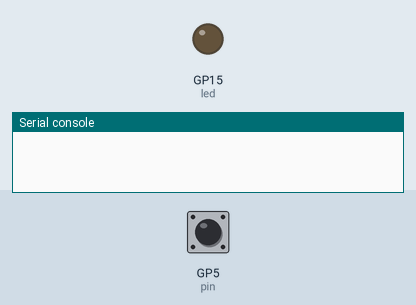
Recording of a program running on a simulated Raspberry Pi Pico running MicroPython. Shown: output pins drawn as LEDs (lit = HIGH), the last lines printed to the serial console. The test bench sets the inputs (shaded band); at power-on: GP5 (pin) HIGH.

Above: at 1.2 s.
1.3 s: GP5 (pin) pulled LOW for 0.15 s
At 2.2 s:
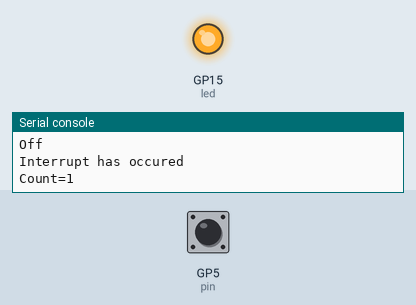
2.9 s: GP5 (pin) pulled LOW for 3.2 s
At 3.9 s:
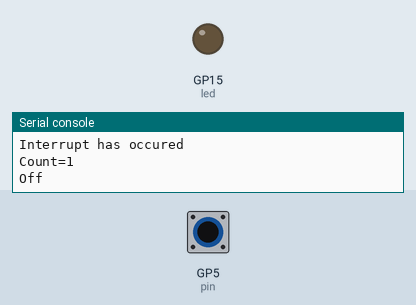
Timing chart, 0 to 7.6 s (numbered marks = the images above; inputs shaded):
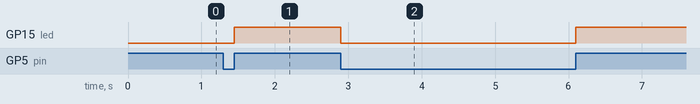

The program:

sr602_interrupt.py
```python
from machine import Pin

interrupt_flag = 0
pin = Pin(5, Pin.IN, Pin.PULL_UP)
led = Pin(15, Pin.OUT)
led.low()
counter = 0
interrupt_off = 0
pin_state = 1

def callback(pin):
    global interrupt_flag
    global interrupt_off
    global pin_state
    pin_state ^= 1
    if pin_state is 1:
        interrupt_flag = 1
    else:
        interrupt_off = 1


pin.irq(trigger=Pin.IRQ_RISING | Pin.IRQ_FALLING, handler=callback)
while True:
    if interrupt_flag is 1:
        print("Interrupt has occured")
        interrupt_flag = 0
        counter += 1
        print("Count={}".format(counter))
        led.high()
    if interrupt_off is 1:
        print("Off")
        interrupt_off = 0
        led.low()
```

Measured:
- after the input at 1.3 s, GP15 (led): LOW → HIGH after 0.15 s
- after the input at 2.9 s, GP15 (led): HIGH → LOW at once, → HIGH 3.2 s later
